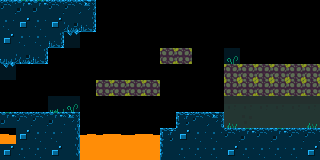

A 2D game scene composited from a Tiled map and its tileset images. What follows is a short description and the map's XML, with every tile layer's data as written:
An orthogonal 20x10 tile map with 16x16 px tiles, 3 tile layers (frontLayer, backgroundLayer, blockedLayer).

<map version="1.0" orientation="orthogonal" renderorder="right-down" width="20" height="10" tilewidth="16" tileheight="16" nextobjectid="1">
 <tileset firstgid="1" name="tiles" tilewidth="16" tileheight="16">
  <image source="../images/tiles.png" trans="ff00ff" width="128" height="80" />
 </tileset>
 <layer name="frontLayer" width="20" height="10">
  <data encoding="csv">
0,0,0,0,0,0,0,0,0,0,0,0,0,0,0,0,0,0,0,0,
0,0,0,0,0,0,0,0,0,0,0,0,0,0,0,0,0,0,0,0,
0,0,0,0,0,0,0,0,0,0,0,0,0,0,0,0,0,0,0,0,
0,0,0,0,0,0,0,0,0,0,0,0,0,0,0,0,0,0,0,0,
0,0,0,0,0,0,0,0,0,0,0,0,0,0,0,0,0,0,0,0,
0,0,0,0,0,0,0,0,0,0,0,0,0,0,0,0,0,0,0,0,
0,0,0,0,0,0,0,0,0,0,0,0,0,0,0,0,0,0,0,0,
0,0,0,0,0,0,0,0,0,0,0,0,0,0,0,0,0,0,0,0,
0,0,0,0,0,5,5,6,5,6,0,0,0,0,0,0,0,0,0,0,
0,0,0,0,0,13,13,13,13,13,0,0,0,0,0,0,0,0,0,0
</data>
 </layer>
 <layer name="backgroundLayer" width="20" height="10">
  <data encoding="csv">
0,0,0,0,0,0,0,0,0,0,0,0,0,0,0,0,0,0,0,0,
0,0,0,0,0,0,0,0,0,0,0,0,0,0,0,0,0,0,0,0,
0,0,0,0,9,0,0,0,0,0,0,0,0,0,0,0,0,0,0,0,
0,0,0,0,0,0,0,0,0,0,0,0,0,0,20,0,0,0,0,0,
9,0,0,0,0,0,0,0,0,0,0,0,0,0,0,0,0,0,0,0,
0,0,0,0,0,0,0,0,0,0,0,0,0,0,0,0,0,0,0,0,
0,0,0,17,20,0,0,0,0,0,0,0,0,0,30,30,30,30,30,30,
0,0,0,0,0,0,0,0,0,0,0,0,0,0,38,31,39,39,39,38,
0,0,0,0,0,0,0,0,0,0,0,0,0,0,0,0,0,0,0,0,
0,0,0,0,0,0,0,0,0,0,0,0,0,0,0,0,0,0,0,0
</data>
 </layer>
 <layer name="blockedLayer" width="20" height="10">
  <data encoding="csv">
27,26,26,27,27,28,0,0,0,0,0,0,0,0,0,0,0,0,0,0,
35,34,35,34,3,4,0,0,0,0,0,0,0,0,0,0,0,0,0,0,
34,35,35,4,0,0,0,0,0,0,0,0,0,0,0,0,0,0,0,0,
2,3,4,0,0,0,0,0,0,0,21,14,0,0,0,0,0,0,0,0,
0,0,0,0,0,0,0,0,0,0,0,0,0,0,7,14,21,22,22,8,
0,0,0,0,0,0,21,22,14,22,0,0,0,0,22,22,14,32,40,8,
0,0,0,0,0,0,0,0,0,0,0,0,0,0,0,0,0,0,0,0,
26,27,27,26,28,0,0,0,0,0,0,25,27,28,0,0,0,0,0,0,
6,34,35,35,36,0,0,0,0,0,25,34,35,35,27,26,27,26,27,27,
34,35,35,34,36,0,0,0,0,0,33,35,35,35,34,35,35,35,35,34
</data>
 </layer>
</map>